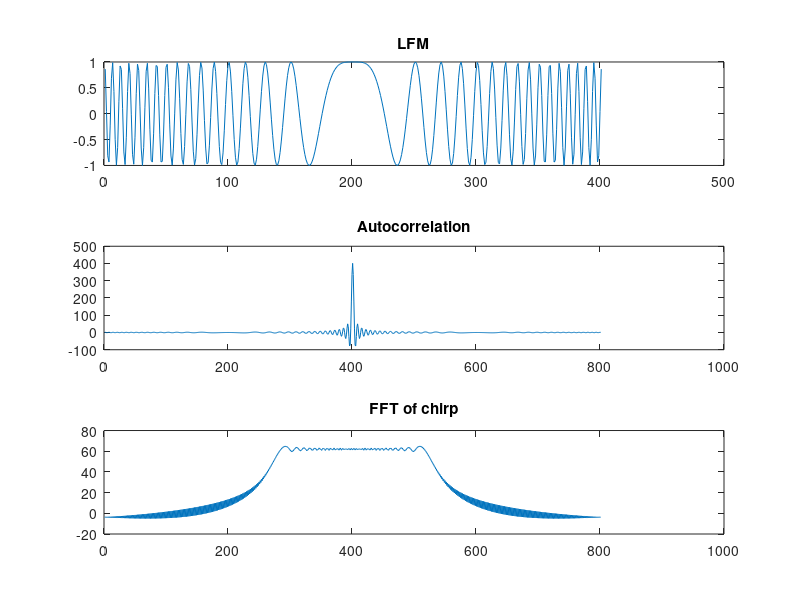

MATLAB code to generate this figure:
%LFM test
%A script I found that I think is bugged, but what the hey.

t=(-10:.05:10);
lfm=exp(j*t.*t);
figure(1)
subplot(3,1,1)
plot(real(lfm));
title('LFM')

y=conv(lfm,lfm');
subplot(3,1,2)
plot(real(y))
title('Autocorrelation')

subplot(3,1,3)
% plot(20*log10(abs(y)));
plot(20*log10(abs(fftshift(fft(y))))) %is this right? I think it is.
title('FFT of chirp')